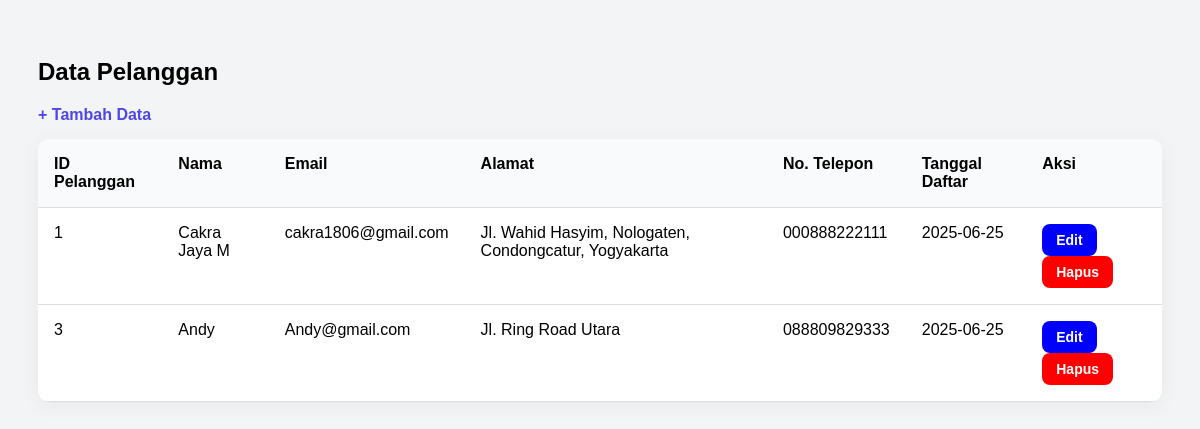
Page /Sistem_Data_Pelanggan_Toko_Online/index.php on the committed database.
### tables this page shows
CREATE TABLE `pelanggan` (
  `id_pelanggan` int(11) NOT NULL,
  `nama` varchar(50) NOT NULL,
  `email` varchar(50) NOT NULL,
  `alamat` varchar(100) NOT NULL,
  `no_telepon` varchar(15) NOT NULL,
  `tanggal_daftar` date DEFAULT NULL
);

### Sistem_Data_Pelanggan_Toko_Online/index.php (the view, shortened to what this page needs)
<?php
include 'koneksi.php';
?>
<!DOCTYPE html>
<html>
<head>
</head>
<body>
    <h2>Data Pelanggan</h2>
    <a href="tambah.php" class="add-link">+ Tambah Data</a>
    <table>
        <thead>
            <tr>
                <th>ID Pelanggan</th>
                <th>Nama</th>
                <th>Email</th>
                <th>Alamat</th>
                <th>No. Telepon</th>
                <th>Tanggal Daftar</th>
                <th>Aksi</th>
            </tr>
        </thead>
        <tbody>
            <?php
            $result = mysqli_query($conn, "SELECT * FROM pelanggan");
            while ($row = mysqli_fetch_assoc($result)) {
                echo "<tr>
                        <td>{$row['id_pelanggan']}</td>
                        <td>{$row['nama']}</td>
                        <td>{$row['email']}</td>
                        <td>{$row['alamat']}</td>
                        <td>{$row['no_telepon']}</td>
                        <td>{$row['tanggal_daftar']}</td>
                        <td>
                            <a class='button edit-btn' href='edit.php?id_pelanggan={$row['id_pelanggan']}'>Edit</a>
                            <a class='button delete-btn' href='hapus.php?id_pelanggan={$row['id_pelanggan']}' onclick='return confirm(\"Yakin ingin menghapus?\")'>Hapus</a>
                        </td>
                    </tr>";
            }
            ?>
        </tbody>
    </table>
</body>
</html>

### Sistem_Data_Pelanggan_Toko_Online/index.php (style rules this page uses)
body { font-family: Arial, sans-serif; padding: 30px; background-color: #f3f4f6; }
h2 { margin-bottom: 20px; }
.add-link { color: #4f46e5; font-weight: bold; text-decoration: none; margin-bottom: 15px; display: inline-block; }
table { width: 100%; border-collapse: collapse; background: #fff; border-radius: 12px; overflow: hidden; box-shadow: 0 4px 20px rgba(0, 0, 0, 0.05); }
th, td { padding: 16px; border-bottom: 1px solid #ddd; vertical-align: top; text-align: left; }
th { background-color: #f9fafb; }
.button { display: inline-block; padding: 8px 14px; border-radius: 8px; text-decoration: none; font-size: 14px; font-weight: bold; color: #fff; }
.edit-btn { background-color:rgb(0, 0, 255); }
.delete-btn { background-color:rgb(255, 0, 0); }

### rows in the picture
pelanggan: id_pelanggan "1", nama "Cakra Jaya M", email "cakra1806@gmail.com", alamat "Jl. Wahid Hasyim, Nologaten, Condongcatur, Yogyakarta", no_telepon "000888222111", tanggal_daftar "2025-06-25"
pelanggan: id_pelanggan "3", nama "Andy", email "Andy@gmail.com", alamat "Jl. Ring Road Utara", no_telepon "088809829333", tanggal_daftar "2025-06-25"
